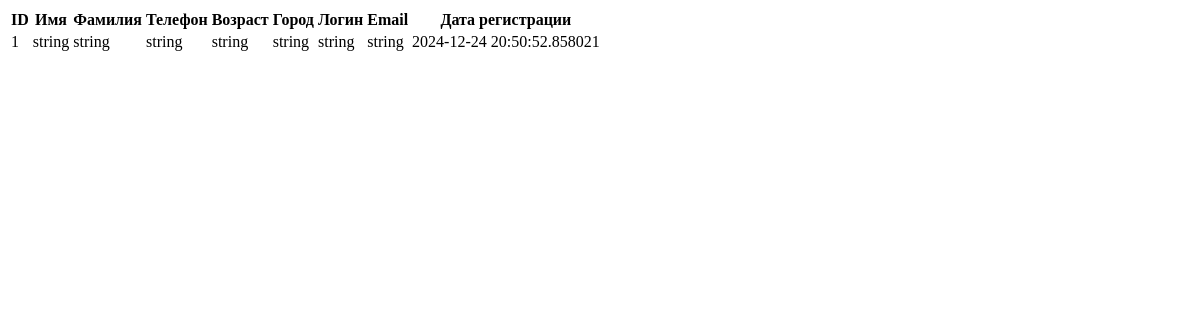
Page /get_exact_user/1 on the earlier database version.
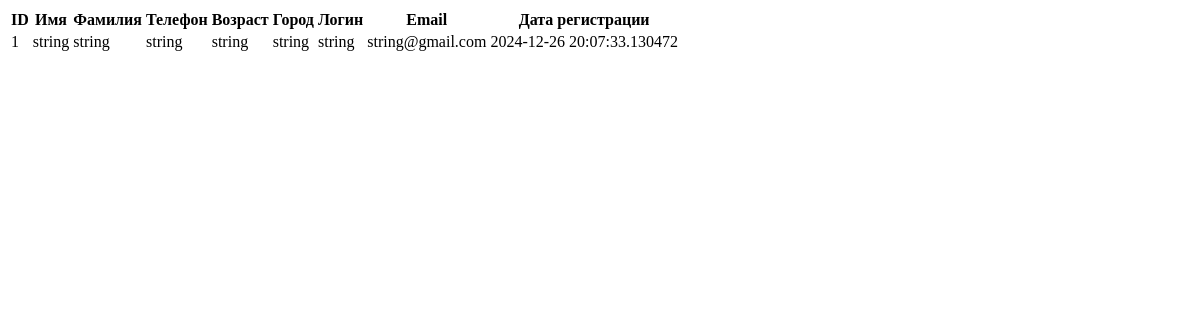
Same page on the later database version.
### db/models.py (models this page shows)
class User(Base):
    __tablename__ = 'users'
    id = Column(Integer, autoincrement=True, primary_key=True)
    name = Column(String, nullable=False)
    surname = Column(String, nullable=True)
    phone_number = Column(String, nullable=False, unique=True)
    age = Column(String, nullable=True)
    city = Column(String, nullable=True)
    username = Column(String, nullable=False, unique=True)
    email = Column(String, nullable=False, unique=True)
    password = Column(String, nullable=False)
    reg_date = Column(DateTime, default=datetime.now())

### main.py (the view)
@app.get("/", response_class=HTMLResponse)
async def main(request: Request):
    users = get_exact_or_all_user(user_id=0)
    return templates.TemplateResponse(name="index.html", request=request, context={"users": users})

### templates/exact_user.html (shortened to what this page needs)
<!DOCTYPE html>
<html lang="en">
<head>
</head>
<body>
 <table class="users-table">
            <thead>
                <tr>
                    <th>ID </th>
                    <th>Имя</th>
                    <th>Фамилия</th>
                    <th>Телефон</th>
                    <th>Возраст</th>
                    <th>Город</th>
                    <th>Логин</th>
                    <th>Email</th>
                    <th>Дата регистрации</th>
                <tr>
                    <td>{{user.id}}</td>
                    <td>{{user.name}}</td>
                    <td>{{user.surname}}</td>
                    <td>{{user.phone_number}}</td>
                    <td>{{user.age}}</td>
                    <td>{{user.city}}</td>
                    <td>{{user.username}}</td>
                    <td>{{user.email}}</td>
                    <td>{{user.reg_date}}</td>
                    </tr>
                </tr>
            </thead>
        </table>
</body>
</html>

Differences in the rows shown:
changed User "string": email "string" → "string@gmail.com"; reg_date "2024-12-24 20:50:52.858021" → "2024-12-26 20:07:33.130472"
